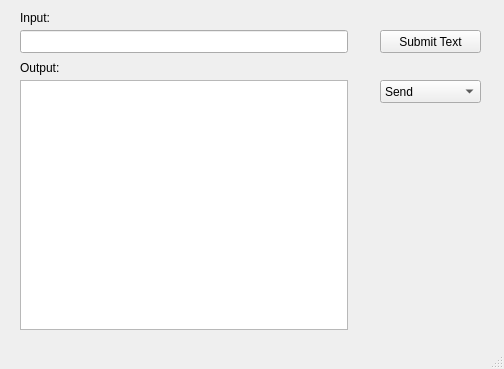
<?xml version="1.0" encoding="UTF-8"?>
<ui version="4.0">
 <class>GUI</class>
 <widget class="QMainWindow" name="GUI">
  <property name="geometry">
   <rect>
    <x>0</x>
    <y>0</y>
    <width>504</width>
    <height>369</height>
   </rect>
  </property>
  <property name="sizePolicy">
   <sizepolicy hsizetype="Fixed" vsizetype="Fixed">
    <horstretch>0</horstretch>
    <verstretch>0</verstretch>
   </sizepolicy>
  </property>
  <property name="minimumSize">
   <size>
    <width>504</width>
    <height>369</height>
   </size>
  </property>
  <property name="maximumSize">
   <size>
    <width>504</width>
    <height>369</height>
   </size>
  </property>
  <property name="windowTitle">
   <string>Enigma</string>
  </property>
  <widget class="QWidget" name="centralWidget">
   <widget class="QPlainTextEdit" name="plainTextEdit">
    <property name="geometry">
     <rect>
      <x>20</x>
      <y>80</y>
      <width>328</width>
      <height>250</height>
     </rect>
    </property>
    <property name="toolTip">
     <string/>
    </property>
   </widget>
   <widget class="QPushButton" name="pushButton">
    <property name="geometry">
     <rect>
      <x>380</x>
      <y>30</y>
      <width>101</width>
      <height>23</height>
     </rect>
    </property>
    <property name="text">
     <string>Submit Text</string>
    </property>
   </widget>
   <widget class="QComboBox" name="comboBox">
    <property name="geometry">
     <rect>
      <x>380</x>
      <y>80</y>
      <width>101</width>
      <height>23</height>
     </rect>
    </property>
    <item>
     <property name="text">
      <string>Send</string>
     </property>
    </item>
    <item>
     <property name="text">
      <string>Receive</string>
     </property>
    </item>
   </widget>
   <widget class="QLineEdit" name="lineEdit">
    <property name="geometry">
     <rect>
      <x>20</x>
      <y>30</y>
      <width>328</width>
      <height>23</height>
     </rect>
    </property>
    <property name="toolTip">
     <string/>
    </property>
   </widget>
   <widget class="QLabel" name="inputLabel">
    <property name="geometry">
     <rect>
      <x>20</x>
      <y>10</y>
      <width>71</width>
      <height>16</height>
     </rect>
    </property>
    <property name="text">
     <string>Input:</string>
    </property>
   </widget>
   <widget class="QLabel" name="outputLabel">
    <property name="geometry">
     <rect>
      <x>20</x>
      <y>60</y>
      <width>91</width>
      <height>16</height>
     </rect>
    </property>
    <property name="text">
     <string>Output:</string>
    </property>
   </widget>
   <widget class="QLabel" name="errLabel">
    <property name="geometry">
     <rect>
      <x>380</x>
      <y>110</y>
      <width>101</width>
      <height>23</height>
     </rect>
    </property>
    <property name="text">
     <string/>
    </property>
    <property name="alignment">
     <set>Qt::AlignCenter</set>
    </property>
   </widget>
  </widget>
  <widget class="QStatusBar" name="statusBar"/>
 </widget>
 <layoutdefault spacing="6" margin="11"/>
 <resources/>
 <connections/>
</ui>
